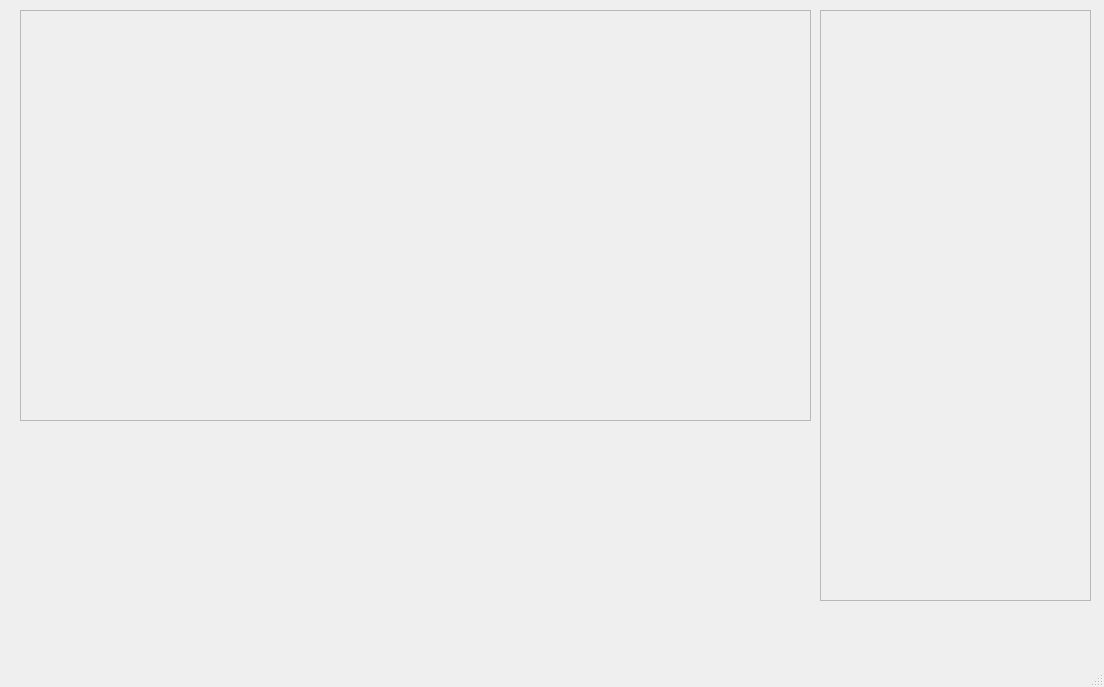
<?xml version="1.0" encoding="UTF-8"?>
<ui version="4.0">
 <class>MainWindow</class>
 <widget class="QMainWindow" name="MainWindow">
  <property name="geometry">
   <rect>
    <x>0</x>
    <y>0</y>
    <width>1104</width>
    <height>687</height>
   </rect>
  </property>
  <property name="windowTitle">
   <string>MainWindow</string>
  </property>
  <widget class="QWidget" name="centralwidget">
   <widget class="QFrame" name="tableFrame">
    <property name="geometry">
     <rect>
      <x>20</x>
      <y>10</y>
      <width>791</width>
      <height>411</height>
     </rect>
    </property>
    <property name="frameShape">
     <enum>QFrame::StyledPanel</enum>
    </property>
    <property name="frameShadow">
     <enum>QFrame::Raised</enum>
    </property>
   </widget>
   <widget class="QFrame" name="logsFrame">
    <property name="geometry">
     <rect>
      <x>820</x>
      <y>10</y>
      <width>271</width>
      <height>591</height>
     </rect>
    </property>
    <property name="frameShape">
     <enum>QFrame::StyledPanel</enum>
    </property>
    <property name="frameShadow">
     <enum>QFrame::Raised</enum>
    </property>
   </widget>
  </widget>
  <widget class="QStatusBar" name="statusbar"/>
 </widget>
 <resources/>
 <connections/>
</ui>
